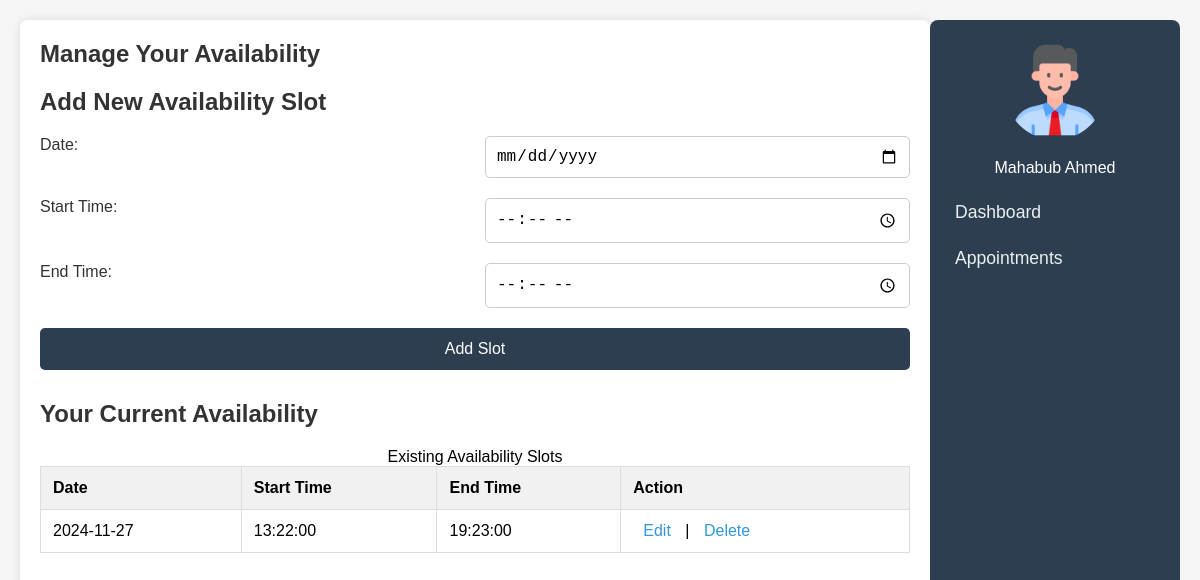
Screenshot of /doctor/availability/availability.php (signed in) with the database file from the repository.
### tables this page shows
CREATE TABLE `doctor_availability` (
  `id` int(11) NOT NULL,
  `doctor_email` varchar(255) DEFAULT NULL,
  `available_date` date DEFAULT NULL,
  `start_time` time DEFAULT NULL,
  `end_time` time DEFAULT NULL,
  `doctor_name` varchar(255) NOT NULL
);

CREATE TABLE `doctors` (
  `id` int(11) NOT NULL,
  `first_name` varchar(50) NOT NULL,
  `last_name` varchar(50) NOT NULL,
  `phone_number` varchar(15) NOT NULL,
  `email` varchar(100) NOT NULL,
  `password` varchar(255) NOT NULL,
  `birthday` date NOT NULL,
  `gender` enum('Male','Female','Other') NOT NULL,
  `department` varchar(100) NOT NULL,
  `profile_picture` varchar(255) DEFAULT NULL
);

### doctor/availability/availability.php (the view, shortened to what this page needs)
<?php
$conn = new mysqli("localhost", "root", "", "hospital_management");
$email = $_SESSION['user_id'];
$sql = "SELECT first_name, last_name, phone_number, birthday, gender FROM doctors WHERE email=?";
$stmt = $conn->prepare($sql);
$stmt->bind_param("s", $email);
$stmt->execute();
$result = $stmt->get_result();
$doctor = $result->fetch_assoc();
$availability_sql = "SELECT id, available_date, start_time, end_time FROM doctor_availability WHERE doctor_email=?";
$availability_stmt = $conn->prepare($availability_sql);
$availability_stmt->bind_param("s", $email);
$availability_stmt->execute();
$availability_result = $availability_stmt->get_result();
?>
<!DOCTYPE html>
<html lang="en">
<head>
    <link rel="stylesheet" href="styles.css">
    <link rel="stylesheet" href="https://cdnjs.cloudflare.com/ajax/libs/font-awesome/6.0.0-beta3/css/all.min.css">
</head>
<body>
    <div class="dashboard">
        <main class="content">
            <h1>Manage Your Availability</h1>
            <section class="add-availability">
                <h2>Add New Availability Slot</h2>
                <form action="add_availability.php" method="POST">
                    <label for="date">Date:</label>
                    <input type="date" id="date" name="date" required>
                    <label for="start_time">Start Time:</label>
                    <input type="time" id="start_time" name="start_time" required>
                    <label for="end_time">End Time:</label>
                    <input type="time" id="end_time" name="end_time" required>
                    <button type="submit">Add Slot</button>
                </form>
            </section>
            <section class="current-availability">
                <h2>Your Current Availability</h2>
                <table>
                    <caption>Existing Availability Slots</caption>
                    <thead>
                        <tr>
                            <th>Date</th>
                            <th>Start Time</th>
                            <th>End Time</th>
                            <th>Action</th>
                        </tr>
                    </thead>
                    <tbody>
                        <?php while ($availability = $availability_result->fetch_assoc()): ?>
                            <tr>
                                <td><?php echo $availability['available_date']; ?></td>
                                <td><?php echo $availability['start_time']; ?></td>
                                <td><?php echo $availability['end_time']; ?></td>
                                <td>
                                    <a href="edit_availability.php?id=<?php echo $availability['id']; ?>">Edit</a> |
                                    <a href="delete_availability.php?id=<?php echo $availability['id']; ?>" onclick="return confirm('Are you sure you want to delete this slot?')">Delete</a>
                                </td>
                            </tr>
                        <?php endwhile; ?>
                    </tbody>
                </table>
            </section>
        </main>
        <aside class="sidebar right">
            <div class="profile" onclick="window.location.href='../profile/doctor_profile.php';" style="cursor: pointer;">
                <?php
                if (isset($doctor['gender'])) {
                    $profileImage = ($doctor['gender'] === 'Male') ? '../photo/male.png' : '../photo/female.png';
                } else {
                    $profileImage = '../doctor/img/default.png';
                }
                ?>
                <img src="<?php echo $profileImage; ?>" alt="Profile Picture">
                <p><?php echo isset($doctor['first_name']) && isset($doctor['last_name']) ? $doctor['first_name'] . " " . $doctor['last_name'] : "Doctor"; ?></p>
            </div>
            <nav>
                <ul>
                    <li><a href="../doctor_dashboard.php">Dashboard</a></li>
                    <li><a href="../appointment/appointment.php">Appointments</a></li>
                </ul>
            </nav>
        </aside>
    </div>
</body>
</html>

### doctor/availability/styles.css (style rules this page uses)
* { margin: 0; padding: 0; box-sizing: border-box; }
body { font-family: Arial, sans-serif; background-color: #f5f5f5; display: flex; min-height: 100vh; }
.dashboard { display: flex; flex: 1; justify-content: space-between; margin: 20px; }
.content { flex: 1; padding: 20px; background-color: #fff; border-radius: 8px; box-shadow: 0 0 10px rgba(0, 0, 0, 0.1); }
h1, h2 { color: #333; font-size: 1.5rem; margin-bottom: 20px; }
section { margin-bottom: 30px; }
table { width: 100%; border-collapse: collapse; margin-top: 10px; }
table th, table td { padding: 12px; border: 1px solid #ddd; text-align: left; }
table th { background-color: #f1f1f1; }
button { background-color: #4CAF50; color: white; padding: 10px 20px; border: none; border-radius: 5px; cursor: pointer; font-size: 1rem; }
.sidebar { width: 250px; background-color: #2c3e50; color: white; padding: 20px; border-radius: 8px; }
.sidebar .profile { text-align: center; margin-bottom: 20px; }
.sidebar .profile img { width: 100px; height: 100px; border-radius: 50%; object-fit: cover; margin-bottom: 10px; }
.sidebar .profile p { font-size: 1rem; margin: 5px 0; }
.sidebar nav ul { list-style-type: none; }
.sidebar nav ul li { margin-bottom: 15px; }
.sidebar nav ul li a { color: #ecf0f1; text-decoration: none; font-size: 1.1rem; display: block; padding: 5px; border-radius: 5px; }
.add-availability form { display: grid; grid-template-columns: 1fr 1fr; gap: 20px; }
.add-availability label { font-size: 1rem; color: #333; }
.add-availability input { padding: 10px; border: 1px solid #ccc; border-radius: 5px; font-size: 1rem; }
.add-availability button { grid-column: span 2; padding: 12px; background-color: #2c3e50; color: white; border: none; color: white; border-radius: 5px; cursor: pointer; }
.current-availability table { width: 100%; margin-top: 20px; }
.current-availability table th, .current-availability table td { padding: 12px; border: 1px solid #ddd; }
.current-availability table td a { color: #3498db; text-decoration: none; margin: 0 10px; }

### rows the page displays
doctor_availability: available_date "2024-11-27", start_time "13:22:00", end_time "19:23:00"
doctors: first_name "Mahabub", last_name "Ahmed"
